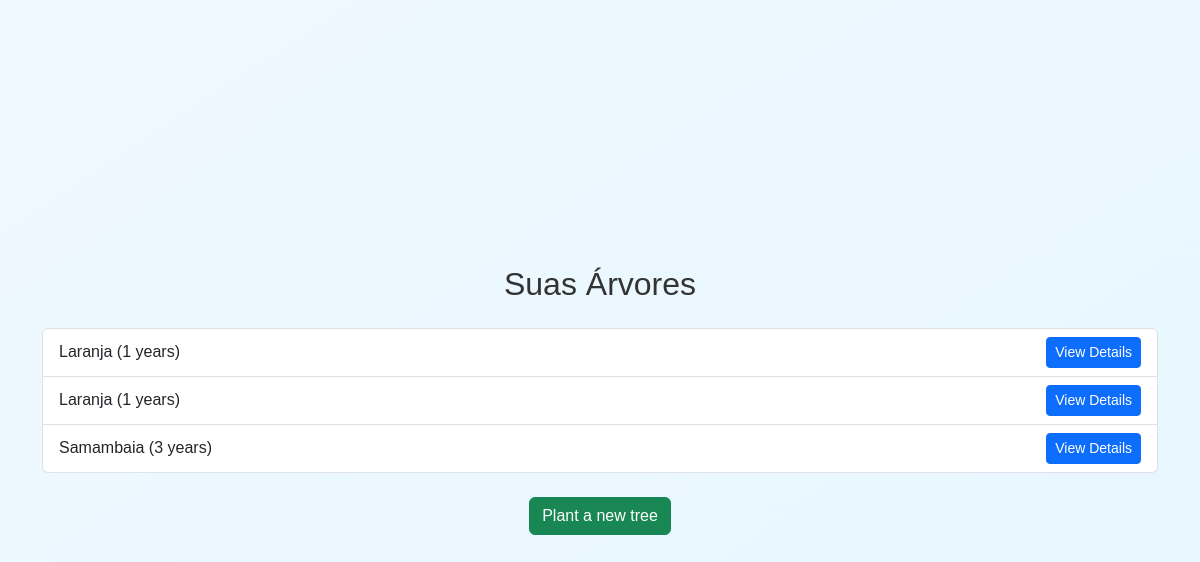
The page /user/trees/ (signed in) on the database as committed earlier.
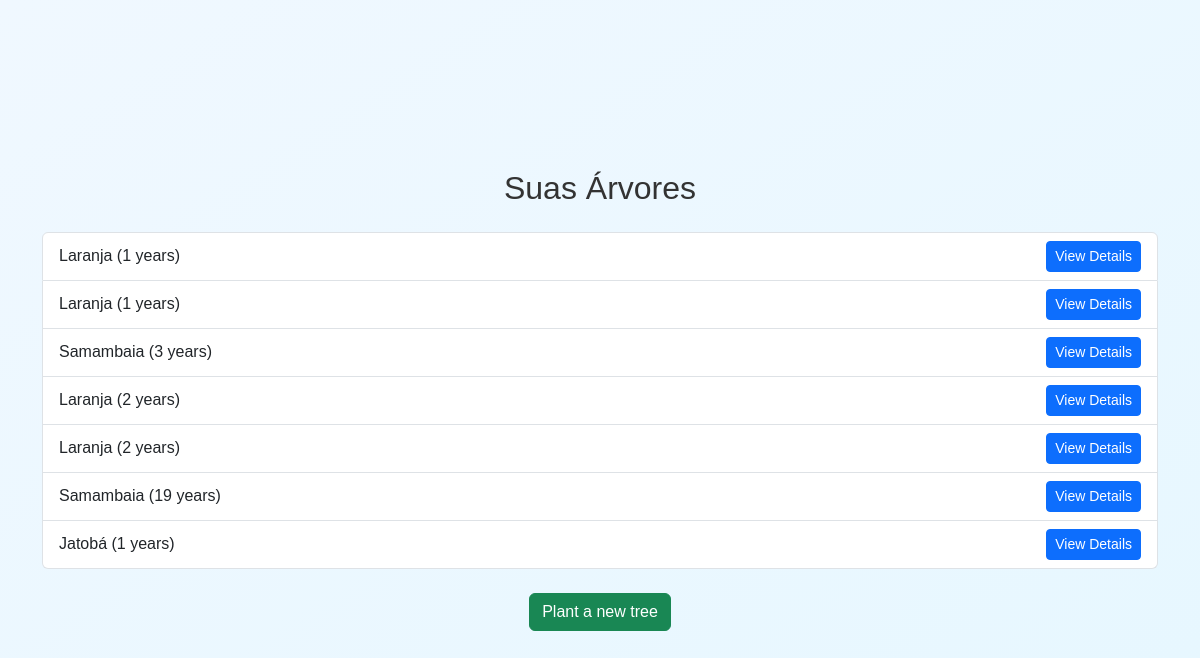
The same page on the database as committed later.
### core/models.py (models this page shows, shortened)
class PlantedTree(models.Model):
    age = models.IntegerField()
    planted_at = models.DateTimeField(auto_now_add=True)
    user = models.ForeignKey(
        settings.AUTH_USER_MODEL,
        on_delete=models.CASCADE,
        related_name='planted_trees'
    )
    tree = models.ForeignKey(Tree, on_delete=models.CASCADE)
    location_lat = models.DecimalField(max_digits=9, decimal_places=6)
    location_long = models.DecimalField(max_digits=9, decimal_places=6)

class Tree(models.Model):
    name = models.CharField(max_length=255)
    scientific_name = models.CharField(max_length=255)

### core/views.py (the view)
# urls.py: path('user/trees/', user_trees_view, name='user_trees'),
@login_required
def user_trees_view(request):
    profile = Profile.objects.get(user=request.user)
    planted_trees = PlantedTree.objects.filter(user=request.user)
    return render(request, 'user_trees.html', {
        'planted_trees': planted_trees,
        'profile': profile
    })

### core/templates/user_trees.html (shortened to what this page needs)
<!DOCTYPE html>
<html lang="pt-br">
  <link
    href="https://cdn.jsdelivr.net/npm/bootstrap@5.3.3/dist/css/bootstrap.min.css"
    rel="stylesheet"
  />
  <head>
    {% load static %}
    <link href="{% static 'css/styles.css' %}" rel="stylesheet" />
  </head>
  <body class="bg-light">
    <div class="container py-5">
      <h2 class="text-center mb-4">Suas Árvores</h2>
      {% if planted_trees %}
      <ul class="list-group">
        {% for tree in planted_trees %}
        <li
          class="list-group-item d-flex justify-content-between align-items-center"
        >
          {{ tree.tree.name }} ({{ tree.age }} years)
          <a
            href="{% url 'tree_detail' tree.pk %}"
            class="btn btn-primary btn-sm"
            >View Details</a
          >
        </li>
        {% endfor %}
      </ul>
      {% else %}
      <div class="alert alert-info text-center mt-4">No trees planted.</div>
      {% endif %}
      <div class="text-center mt-4">
        <a href="{% url 'add_tree' %}" class="btn btn-success"
          >Plant a new tree</a
        >
      </div>
    </div>
  </body>
</html>

### core/static/css/styles.css (style rules this page uses)
* { margin: 0; padding: 0; box-sizing: border-box; }
body { font-family: 'Arial', sans-serif; background: linear-gradient(to bottom right, #f0f8ff, #e6f7ff); height: 100vh; display: flex; justify-content: center; align-items: center; color: #333; }

Rows that differ between the two databases and show on the page:
added PlantedTree: tree.name "Laranja", age "2"
added PlantedTree: tree.name "Laranja", age "2"
added PlantedTree: tree.name "Samambaia", age "19"
added PlantedTree: tree.name "Jatobá", age "1"
